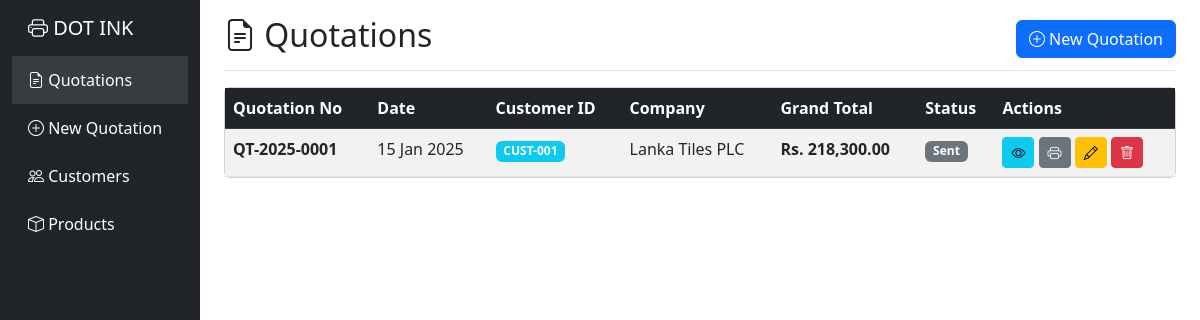
Page /quotation_list.php on the committed database.
### tables this page shows
CREATE TABLE quotations (
    id INT(11) AUTO_INCREMENT PRIMARY KEY,
    quotation_no VARCHAR(50) NOT NULL UNIQUE,
    quotation_date DATE NOT NULL,
    
     
    customer_ref_id INT(11) DEFAULT NULL,
    customer_id VARCHAR(20) DEFAULT NULL,
    company_name VARCHAR(255) NOT NULL,
    contact_person VARCHAR(255) DEFAULT NULL,
    phone VARCHAR(50) DEFAULT NULL,
    email VARCHAR(255) DEFAULT NULL,
    address TEXT DEFAULT NULL,
    
     
    delivery_terms VARCHAR(255) DEFAULT 'Within 2 Days after Confirmation',
    validity VARCHAR(100) DEFAULT '100 Days',
    payment_terms VARCHAR(255) DEFAULT '30 Days Credit / COD',
    stock_availability VARCHAR(100) DEFAULT 'Available',
    
     
    subtotal DECIMAL(15, 2) NOT NULL DEFAULT 0.00,
    discount DECIMAL(15, 2) DEFAULT 0.00,
    discount_type ENUM('fixed', 'percentage') DEFAULT 'fixed',
    tax_rate DECIMAL(5, 2) DEFAULT 18.00,
    tax_amount DECIMAL(15, 2) DEFAULT 0.00,
    grand_total DECIMAL(15, 2) NOT NULL DEFAULT 0.00,
    
     
    notes TEXT DEFAULT NULL,
    prepared_by VARCHAR(255) DEFAULT NULL,
    status ENUM('draft', 'sent', 'accepted', 'rejected', 'expired') DEFAULT 'draft',
    
     
    created_at TIMESTAMP DEFAULT CURRENT_TIMESTAMP,
    updated_at TIMESTAMP DEFAULT CURRENT_TIMESTAMP ON UPDATE CURRENT_TIMESTAMP,
    
    INDEX idx_quotation_no (quotation_no),
    INDEX idx_quotation_date (quotation_date),
    INDEX idx_customer_id (customer_id),
    INDEX idx_company_name (company_name),
    INDEX idx_status (status),
    
    FOREIGN KEY (customer_ref_id) REFERENCES customers(id) ON DELETE SET NULL
);

### quotation_list.php (the view, shortened to what this page needs)
<?php
require_once 'config/db.php';
$stmt = $pdo->prepare("SELECT * FROM quotations ORDER BY id DESC");
$stmt->execute();
$quotations = $stmt->fetchAll();
?>
<!DOCTYPE html>
<html lang="en">
<head>
    <link href="https://cdn.jsdelivr.net/npm/bootstrap@5.3.0/dist/css/bootstrap.min.css" rel="stylesheet">
    <link rel="stylesheet" href="https://cdn.jsdelivr.net/npm/bootstrap-icons@1.11.0/font/bootstrap-icons.css">
</head>
<body>
    <div class="container-fluid">
        <div class="row">
            <nav class="col-md-2 d-md-block bg-dark sidebar">
                <div class="position-sticky pt-3">
                    <h5 class="text-white px-3 mb-3"><i class="bi bi-printer"></i> DOT INK</h5>
                    <ul class="nav flex-column">
                        <li><a class="nav-link active text-white" href="quotation_list.php"><i class="bi bi-file-earmark-text"></i> Quotations</a></li>
                        <li><a class="nav-link text-white" href="create_quotation.php"><i class="bi bi-plus-circle"></i> New Quotation</a></li>
                        <li><a class="nav-link text-white" href="customers.php"><i class="bi bi-people"></i> Customers</a></li>
                        <li><a class="nav-link text-white" href="products.php"><i class="bi bi-box"></i> Products</a></li>
                    </ul>
                </div>
            </nav>
            <main class="col-md-10 ms-sm-auto px-md-4">
                <div class="d-flex justify-content-between align-items-center pt-3 pb-2 mb-3 border-bottom">
                    <h1 class="h2"><i class="bi bi-file-earmark-text"></i> Quotations</h1>
                    <a href="create_quotation.php" class="btn btn-primary"><i class="bi bi-plus-circle"></i> New Quotation</a>
                </div>
                <div class="card">
                    <div class="card-body p-0">
                        <table class="table table-striped table-hover mb-0">
                            <thead class="table-dark">
                                <tr>
                                    <th>Quotation No</th>
                                    <th>Date</th>
                                    <th>Customer ID</th>
                                    <th>Company</th>
                                    <th>Grand Total</th>
                                    <th>Status</th>
                                    <th>Actions</th>
                                </tr>
                            </thead>
                            <tbody>
                                <?php if (count($quotations) > 0): ?>
                                    <?php foreach ($quotations as $q): ?>
                                    <tr>
                                        <td><strong><?= htmlspecialchars($q['quotation_no']) ?></strong></td>
                                        <td><?= date('d M Y', strtotime($q['quotation_date'])) ?></td>
                                        <td><span class="badge bg-info"><?= htmlspecialchars($q['customer_id'] ?? '-') ?></span></td>
                                        <td><?= htmlspecialchars($q['company_name']) ?></td>
                                        <td><strong>Rs. <?= number_format($q['grand_total'], 2) ?></strong></td>
                                        <td><span class="badge bg-secondary"><?= ucfirst($q['status'] ?? 'draft') ?></span></td>
                                        <td>
                                            <a href="view_quotation.php?id=<?= $q['id'] ?>" class="btn btn-sm btn-info" title="View"><i class="bi bi-eye"></i></a>
                                            <a href="print_quotation.php?id=<?= $q['id'] ?>" class="btn btn-sm btn-secondary" title="Print" target="_blank"><i class="bi bi-printer"></i></a>
                                            <a href="edit_quotation.php?id=<?= $q['id'] ?>" class="btn btn-sm btn-warning" title="Edit"><i class="bi bi-pencil"></i></a>
                                            <a href="delete_quotation.php?id=<?= $q['id'] ?>" class="btn btn-sm btn-danger" onclick="return confirm('Delete this quotation?')" title="Delete"><i class="bi bi-trash"></i></a>
                                        </td>
                                    </tr>
                                    <?php endforeach; ?>
                                <?php else: ?>
                                    <tr><td colspan="7" class="text-center py-4">No quotations found. <a href="create_quotation.php">Create one</a></td></tr>
                                <?php endif; ?>
                            </tbody>
                        </table>
                    </div>
                </div>
            </main>
        </div>
    </div>
</body>
</html>

### quotation_list.php (style rules this page uses)
.sidebar { position: fixed; top: 0; bottom: 0; left: 0; min-height: 100vh; }
.sidebar .nav-link { color: rgba(255,255,255,.8); padding: .75rem 1rem; }
.sidebar .nav-link:hover, .sidebar .nav-link.active { background: rgba(255,255,255,.1); color: #fff; }

### rows in the picture
quotations: quotation_no "QT-2025-0001", quotation_date "15 Jan 2025", customer "CUST-001", company_name "Lanka Tiles PLC", grand_total "218,300.00", status "Sent"
